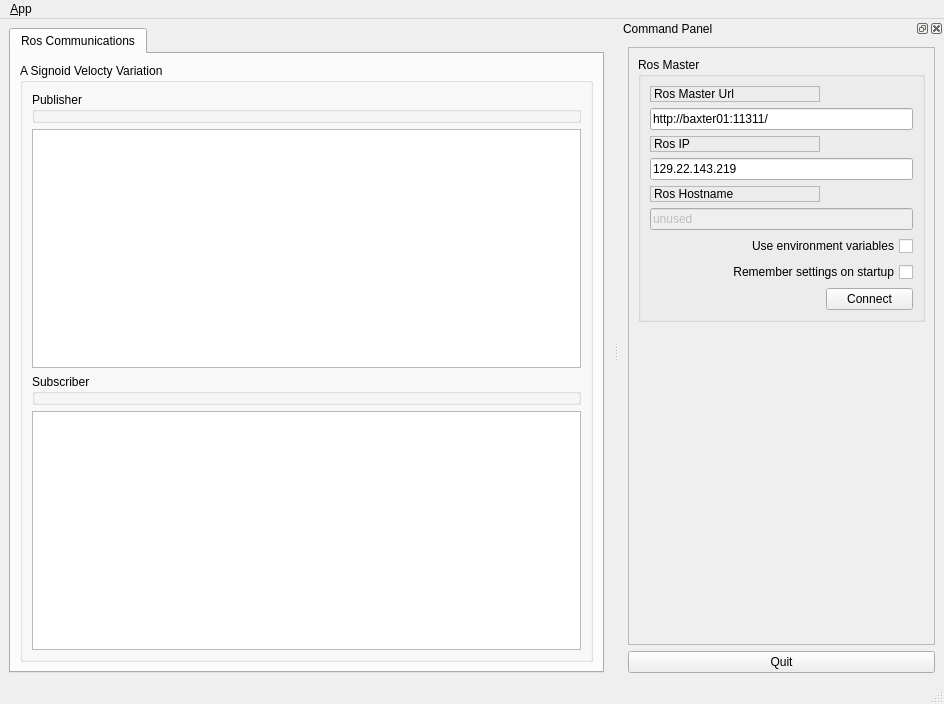
<?xml version="1.0" encoding="UTF-8"?>
<ui version="4.0">
 <class>MainWindowDesign</class>
 <widget class="QMainWindow" name="MainWindowDesign">
  <property name="geometry">
   <rect>
    <x>0</x>
    <y>0</y>
    <width>944</width>
    <height>704</height>
   </rect>
  </property>
  <property name="windowTitle">
   <string>QRosApp</string>
  </property>
  <property name="windowIcon">
   <iconset resource="../resources/images.qrc">
    <normaloff>:/images/icon.png</normaloff>:/images/icon.png</iconset>
  </property>
  <property name="locale">
   <locale language="English" country="Australia"/>
  </property>
  <widget class="QWidget" name="centralwidget">
   <layout class="QHBoxLayout">
    <item>
     <widget class="QTabWidget" name="tab_manager">
      <property name="minimumSize">
       <size>
        <width>100</width>
        <height>0</height>
       </size>
      </property>
      <property name="locale">
       <locale language="English" country="Australia"/>
      </property>
      <property name="currentIndex">
       <number>0</number>
      </property>
      <widget class="QWidget" name="tab_status">
       <attribute name="title">
        <string>Ros Communications</string>
       </attribute>
       <layout class="QVBoxLayout" name="verticalLayout_2">
        <item>
         <widget class="QGroupBox" name="groupBox_12">
          <property name="sizePolicy">
           <sizepolicy hsizetype="MinimumExpanding" vsizetype="Preferred">
            <horstretch>0</horstretch>
            <verstretch>0</verstretch>
           </sizepolicy>
          </property>
          <property name="title">
           <string>A Signoid Velocty Variation</string>
          </property>
          <layout class="QGridLayout" name="gridLayout_3">
           <item row="3" column="0">
            <widget class="QListView" name="view_subscriber"/>
           </item>
           <item row="1" column="0">
            <widget class="QListView" name="view_publisher"/>
           </item>
           <item row="2" column="0">
            <widget class="QGroupBox" name="groupBox_2">
             <property name="title">
              <string>Subscriber</string>
             </property>
            </widget>
           </item>
           <item row="0" column="0">
            <widget class="QGroupBox" name="groupBox_3">
             <property name="title">
              <string>Publisher</string>
             </property>
            </widget>
           </item>
          </layout>
         </widget>
        </item>
       </layout>
      </widget>
     </widget>
    </item>
   </layout>
  </widget>
  <widget class="QMenuBar" name="menubar">
   <property name="geometry">
    <rect>
     <x>0</x>
     <y>0</y>
     <width>944</width>
     <height>25</height>
    </rect>
   </property>
   <widget class="QMenu" name="menu_File">
    <property name="title">
     <string>&amp;App</string>
    </property>
    <addaction name="action_Preferences"/>
    <addaction name="separator"/>
    <addaction name="actionAbout"/>
    <addaction name="actionAbout_Qt"/>
    <addaction name="separator"/>
    <addaction name="action_Quit"/>
   </widget>
   <addaction name="menu_File"/>
  </widget>
  <widget class="QStatusBar" name="statusbar"/>
  <widget class="QDockWidget" name="dock_status">
   <property name="sizePolicy">
    <sizepolicy hsizetype="Minimum" vsizetype="Preferred">
     <horstretch>0</horstretch>
     <verstretch>0</verstretch>
    </sizepolicy>
   </property>
   <property name="minimumSize">
    <size>
     <width>325</width>
     <height>395</height>
    </size>
   </property>
   <property name="allowedAreas">
    <set>Qt::RightDockWidgetArea</set>
   </property>
   <property name="windowTitle">
    <string>Command Panel</string>
   </property>
   <attribute name="dockWidgetArea">
    <number>2</number>
   </attribute>
   <widget class="QWidget" name="dockWidgetContents_2">
    <layout class="QVBoxLayout" name="verticalLayout">
     <item>
      <widget class="QFrame" name="frame">
       <property name="sizePolicy">
        <sizepolicy hsizetype="Minimum" vsizetype="Preferred">
         <horstretch>0</horstretch>
         <verstretch>0</verstretch>
        </sizepolicy>
       </property>
       <property name="frameShape">
        <enum>QFrame::StyledPanel</enum>
       </property>
       <property name="frameShadow">
        <enum>QFrame::Raised</enum>
       </property>
       <layout class="QVBoxLayout" name="verticalLayout_3">
        <item>
         <widget class="QGroupBox" name="groupBox">
          <property name="title">
           <string>Ros Master</string>
          </property>
          <layout class="QGridLayout" name="gridLayout">
           <item row="0" column="0">
            <widget class="QLabel" name="label">
             <property name="frameShape">
              <enum>QFrame::StyledPanel</enum>
             </property>
             <property name="frameShadow">
              <enum>QFrame::Raised</enum>
             </property>
             <property name="text">
              <string>Ros Master Url</string>
             </property>
            </widget>
           </item>
           <item row="1" column="0" colspan="2">
            <widget class="QLineEdit" name="line_edit_master">
             <property name="text">
              <string>http://baxter01:11311/</string>
             </property>
            </widget>
           </item>
           <item row="2" column="0">
            <widget class="QLabel" name="label_2">
             <property name="frameShape">
              <enum>QFrame::StyledPanel</enum>
             </property>
             <property name="frameShadow">
              <enum>QFrame::Raised</enum>
             </property>
             <property name="text">
              <string>Ros IP</string>
             </property>
            </widget>
           </item>
           <item row="4" column="0">
            <widget class="QLabel" name="label_3">
             <property name="frameShape">
              <enum>QFrame::StyledPanel</enum>
             </property>
             <property name="frameShadow">
              <enum>QFrame::Raised</enum>
             </property>
             <property name="text">
              <string>Ros Hostname</string>
             </property>
            </widget>
           </item>
           <item row="5" column="0" colspan="2">
            <widget class="QLineEdit" name="line_edit_topic">
             <property name="enabled">
              <bool>false</bool>
             </property>
             <property name="text">
              <string>unused</string>
             </property>
            </widget>
           </item>
           <item row="6" column="0" colspan="2">
            <widget class="QCheckBox" name="checkbox_use_environment">
             <property name="layoutDirection">
              <enum>Qt::RightToLeft</enum>
             </property>
             <property name="text">
              <string>Use environment variables</string>
             </property>
            </widget>
           </item>
           <item row="7" column="0" colspan="2">
            <widget class="QCheckBox" name="checkbox_remember_settings">
             <property name="layoutDirection">
              <enum>Qt::RightToLeft</enum>
             </property>
             <property name="text">
              <string>Remember settings on startup</string>
             </property>
            </widget>
           </item>
           <item row="8" column="0">
            <spacer name="horizontalSpacer">
             <property name="orientation">
              <enum>Qt::Horizontal</enum>
             </property>
             <property name="sizeHint" stdset="0">
              <size>
               <width>170</width>
               <height>21</height>
              </size>
             </property>
            </spacer>
           </item>
           <item row="8" column="1">
            <widget class="QPushButton" name="button_connect">
             <property name="enabled">
              <bool>true</bool>
             </property>
             <property name="sizePolicy">
              <sizepolicy hsizetype="MinimumExpanding" vsizetype="Fixed">
               <horstretch>0</horstretch>
               <verstretch>0</verstretch>
              </sizepolicy>
             </property>
             <property name="toolTip">
              <string>Set the target to the current joint trajectory state.</string>
             </property>
             <property name="statusTip">
              <string>Clear all waypoints and set the target to the current joint trajectory state.</string>
             </property>
             <property name="text">
              <string>Connect</string>
             </property>
            </widget>
           </item>
           <item row="3" column="0" colspan="2">
            <widget class="QLineEdit" name="line_edit_host">
             <property name="text">
              <string>129.22.143.219</string>
             </property>
            </widget>
           </item>
          </layout>
         </widget>
        </item>
        <item>
         <spacer name="verticalSpacer_3">
          <property name="orientation">
           <enum>Qt::Vertical</enum>
          </property>
          <property name="sizeHint" stdset="0">
           <size>
            <width>20</width>
            <height>233</height>
           </size>
          </property>
         </spacer>
        </item>
       </layout>
      </widget>
     </item>
     <item>
      <widget class="QPushButton" name="quit_button">
       <property name="sizePolicy">
        <sizepolicy hsizetype="MinimumExpanding" vsizetype="Fixed">
         <horstretch>0</horstretch>
         <verstretch>0</verstretch>
        </sizepolicy>
       </property>
       <property name="text">
        <string>Quit</string>
       </property>
      </widget>
     </item>
    </layout>
   </widget>
  </widget>
  <action name="action_Quit">
   <property name="text">
    <string>&amp;Quit</string>
   </property>
   <property name="shortcut">
    <string>Ctrl+Q</string>
   </property>
   <property name="shortcutContext">
    <enum>Qt::ApplicationShortcut</enum>
   </property>
  </action>
  <action name="action_Preferences">
   <property name="text">
    <string>&amp;Preferences</string>
   </property>
  </action>
  <action name="actionAbout">
   <property name="text">
    <string>&amp;About</string>
   </property>
  </action>
  <action name="actionAbout_Qt">
   <property name="text">
    <string>About &amp;Qt</string>
   </property>
  </action>
 </widget>
 <resources>
  <include location="../resources/images.qrc"/>
 </resources>
 <connections>
  <connection>
   <sender>action_Quit</sender>
   <signal>triggered()</signal>
   <receiver>MainWindowDesign</receiver>
   <slot>close()</slot>
   <hints>
    <hint type="sourcelabel">
     <x>-1</x>
     <y>-1</y>
    </hint>
    <hint type="destinationlabel">
     <x>399</x>
     <y>299</y>
    </hint>
   </hints>
  </connection>
  <connection>
   <sender>quit_button</sender>
   <signal>clicked()</signal>
   <receiver>MainWindowDesign</receiver>
   <slot>close()</slot>
   <hints>
    <hint type="sourcelabel">
     <x>859</x>
     <y>552</y>
    </hint>
    <hint type="destinationlabel">
     <x>469</x>
     <y>299</y>
    </hint>
   </hints>
  </connection>
 </connections>
</ui>
